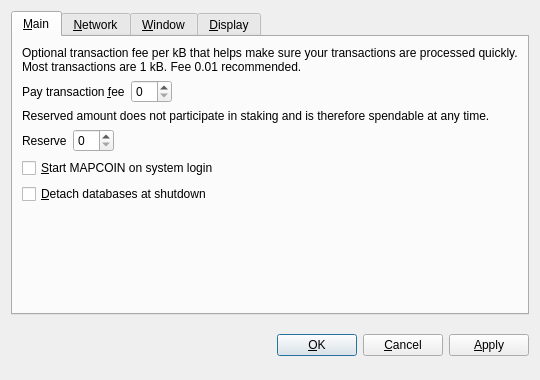
<?xml version="1.0" encoding="UTF-8"?>
<ui version="4.0">
 <class>OptionsDialog</class>
 <widget class="QDialog" name="OptionsDialog">
  <property name="geometry">
   <rect>
    <x>0</x>
    <y>0</y>
    <width>540</width>
    <height>380</height>
   </rect>
  </property>
  <property name="windowTitle">
   <string>Options</string>
  </property>
  <property name="modal">
   <bool>true</bool>
  </property>
  <layout class="QVBoxLayout" name="verticalLayout">
   <item>
    <widget class="QTabWidget" name="tabWidget">
     <property name="tabPosition">
      <enum>QTabWidget::North</enum>
     </property>
     <property name="currentIndex">
      <number>0</number>
     </property>
     <widget class="QWidget" name="tabMain">
      <attribute name="title">
       <string>&amp;Main</string>
      </attribute>
      <layout class="QVBoxLayout" name="verticalLayout_Main">
       <item>
        <widget class="QLabel" name="transactionFeeInfoLabel">
         <property name="text">
          <string>Optional transaction fee per kB that helps make sure your transactions are processed quickly. Most transactions are 1 kB. Fee 0.01 recommended.</string>
         </property>
         <property name="textFormat">
          <enum>Qt::PlainText</enum>
         </property>
         <property name="wordWrap">
          <bool>true</bool>
         </property>
        </widget>
       </item>
       <item>
        <layout class="QHBoxLayout" name="horizontalLayoutFee">
         <item>
          <widget class="QLabel" name="transactionFeeLabel">
           <property name="text">
            <string>Pay transaction &amp;fee</string>
           </property>
           <property name="textFormat">
            <enum>Qt::PlainText</enum>
           </property>
           <property name="buddy">
            <cstring>transactionFee</cstring>
           </property>
          </widget>
         </item>
         <item>
          <widget class="BitcoinAmountField" name="transactionFee"/>
         </item>
         <item>
          <spacer name="horizontalSpacerFee">
           <property name="orientation">
            <enum>Qt::Horizontal</enum>
           </property>
           <property name="sizeHint" stdset="0">
            <size>
             <width>40</width>
             <height>20</height>
            </size>
           </property>
          </spacer>
         </item>
        </layout>
       </item>
       <item>
        <widget class="QLabel" name="reserveBalanceInfoLabel">
         <property name="text">
          <string>Reserved amount does not participate in staking and is therefore spendable at any time.</string>
         </property>
         <property name="textFormat">
          <enum>Qt::PlainText</enum>
         </property>
         <property name="wordWrap">
          <bool>true</bool>
         </property>
        </widget>
       </item>
       <item>
        <layout class="QHBoxLayout" name="horizontalLayoutReserveBalance">
         <item>
          <widget class="QLabel" name="reserveBalanceLabel">
           <property name="text">
            <string>Reserve</string>
           </property>
           <property name="textFormat">
            <enum>Qt::PlainText</enum>
           </property>
           <property name="buddy">
            <cstring>reserveBalance</cstring>
           </property>
          </widget>
         </item>
         <item>
          <widget class="BitcoinAmountField" name="reserveBalance"/>
         </item>
         <item>
          <spacer name="horizontalSpacerReserveBalance">
           <property name="orientation">
            <enum>Qt::Horizontal</enum>
           </property>
           <property name="sizeHint" stdset="0">
            <size>
             <width>40</width>
             <height>20</height>
            </size>
           </property>
          </spacer>
         </item>
        </layout>
       </item>
       <item>
        <widget class="QCheckBox" name="bitcoinAtStartup">
         <property name="toolTip">
          <string>Automatically start MAPCOIN after logging in to the system.</string>
         </property>
         <property name="text">
          <string>&amp;Start MAPCOIN on system login</string>
         </property>
        </widget>
       </item>
       <item>
        <widget class="QCheckBox" name="detachDatabases">
         <property name="toolTip">
          <string>Detach block and address databases at shutdown. This means they can be moved to another data directory, but it slows down shutdown. The wallet is always detached.</string>
         </property>
         <property name="text">
          <string>&amp;Detach databases at shutdown</string>
         </property>
        </widget>
       </item>
       <item>
        <spacer name="verticalSpacer_Main">
         <property name="orientation">
          <enum>Qt::Vertical</enum>
         </property>
         <property name="sizeHint" stdset="0">
          <size>
           <width>20</width>
           <height>40</height>
          </size>
         </property>
        </spacer>
       </item>
      </layout>
     </widget>
     <widget class="QWidget" name="tabNetwork">
      <attribute name="title">
       <string>&amp;Network</string>
      </attribute>
      <layout class="QVBoxLayout" name="verticalLayout_Network">
       <item>
        <widget class="QCheckBox" name="mapPortUpnp">
         <property name="toolTip">
          <string>Automatically open the MAPCOIN client port on the router. This only works when your router supports UPnP and it is enabled.</string>
         </property>
         <property name="text">
          <string>Map port using &amp;UPnP</string>
         </property>
        </widget>
       </item>
       <item>
        <widget class="QCheckBox" name="connectSocks">
         <property name="toolTip">
          <string>Connect to the MAPCOIN network through a SOCKS proxy (e.g. when connecting through Tor).</string>
         </property>
         <property name="text">
          <string>&amp;Connect through SOCKS proxy:</string>
         </property>
        </widget>
       </item>
       <item>
        <layout class="QHBoxLayout" name="horizontalLayout_Network">
         <item>
          <widget class="QLabel" name="proxyIpLabel">
           <property name="text">
            <string>Proxy &amp;IP:</string>
           </property>
           <property name="textFormat">
            <enum>Qt::PlainText</enum>
           </property>
           <property name="buddy">
            <cstring>proxyIp</cstring>
           </property>
          </widget>
         </item>
         <item>
          <widget class="QValidatedLineEdit" name="proxyIp">
           <property name="maximumSize">
            <size>
             <width>140</width>
             <height>16777215</height>
            </size>
           </property>
           <property name="toolTip">
            <string>IP address of the proxy (e.g. 127.0.0.1)</string>
           </property>
          </widget>
         </item>
         <item>
          <widget class="QLabel" name="proxyPortLabel">
           <property name="text">
            <string>&amp;Port:</string>
           </property>
           <property name="textFormat">
            <enum>Qt::PlainText</enum>
           </property>
           <property name="buddy">
            <cstring>proxyPort</cstring>
           </property>
          </widget>
         </item>
         <item>
          <widget class="QLineEdit" name="proxyPort">
           <property name="maximumSize">
            <size>
             <width>55</width>
             <height>16777215</height>
            </size>
           </property>
           <property name="toolTip">
            <string>Port of the proxy (e.g. 9050)</string>
           </property>
          </widget>
         </item>
         <item>
          <widget class="QLabel" name="socksVersionLabel">
           <property name="text">
            <string>SOCKS &amp;Version:</string>
           </property>
           <property name="textFormat">
            <enum>Qt::PlainText</enum>
           </property>
           <property name="buddy">
            <cstring>socksVersion</cstring>
           </property>
          </widget>
         </item>
         <item>
          <widget class="QValueComboBox" name="socksVersion">
           <property name="toolTip">
            <string>SOCKS version of the proxy (e.g. 5)</string>
           </property>
          </widget>
         </item>
         <item>
          <spacer name="horizontalSpacer_Network">
           <property name="orientation">
            <enum>Qt::Horizontal</enum>
           </property>
           <property name="sizeHint" stdset="0">
            <size>
             <width>40</width>
             <height>20</height>
            </size>
           </property>
          </spacer>
         </item>
        </layout>
       </item>
       <item>
        <spacer name="verticalSpacer_Network">
         <property name="orientation">
          <enum>Qt::Vertical</enum>
         </property>
         <property name="sizeHint" stdset="0">
          <size>
           <width>20</width>
           <height>40</height>
          </size>
         </property>
        </spacer>
       </item>
      </layout>
     </widget>
     <widget class="QWidget" name="tabWindow">
      <attribute name="title">
       <string>&amp;Window</string>
      </attribute>
      <layout class="QVBoxLayout" name="verticalLayout_Window">
       <item>
        <widget class="QCheckBox" name="minimizeToTray">
         <property name="toolTip">
          <string>Show only a tray icon after minimizing the window.</string>
         </property>
         <property name="text">
          <string>&amp;Minimize to the tray instead of the taskbar</string>
         </property>
        </widget>
       </item>
       <item>
        <widget class="QCheckBox" name="minimizeOnClose">
         <property name="toolTip">
          <string>Minimize instead of exit the application when the window is closed. When this option is enabled, the application will be closed only after selecting Quit in the menu.</string>
         </property>
         <property name="text">
          <string>M&amp;inimize on close</string>
         </property>
        </widget>
       </item>
       <item>
        <spacer name="verticalSpacer_Window">
         <property name="orientation">
          <enum>Qt::Vertical</enum>
         </property>
         <property name="sizeHint" stdset="0">
          <size>
           <width>20</width>
           <height>40</height>
          </size>
         </property>
        </spacer>
       </item>
      </layout>
     </widget>
     <widget class="QWidget" name="tabDisplay">
      <attribute name="title">
       <string>&amp;Display</string>
      </attribute>
      <layout class="QVBoxLayout" name="verticalLayout_Display">
       <item>
        <layout class="QHBoxLayout" name="horizontalLayout_1_Display">
         <item>
          <widget class="QLabel" name="langLabel">
           <property name="text">
            <string>User Interface &amp;language:</string>
           </property>
           <property name="textFormat">
            <enum>Qt::PlainText</enum>
           </property>
           <property name="buddy">
            <cstring>lang</cstring>
           </property>
          </widget>
         </item>
         <item>
          <widget class="QValueComboBox" name="lang">
           <property name="toolTip">
            <string>The user interface language can be set here. This setting will take effect after restarting MAPCOIN.</string>
           </property>
          </widget>
         </item>
        </layout>
       </item>
       <item>
        <layout class="QHBoxLayout" name="horizontalLayout_2_Display">
         <item>
          <widget class="QLabel" name="unitLabel">
           <property name="text">
            <string>&amp;Unit to show amounts in:</string>
           </property>
           <property name="textFormat">
            <enum>Qt::PlainText</enum>
           </property>
           <property name="buddy">
            <cstring>unit</cstring>
           </property>
          </widget>
         </item>
         <item>
          <widget class="QValueComboBox" name="unit">
           <property name="toolTip">
            <string>Choose the default subdivision unit to show in the interface and when sending coins.</string>
           </property>
          </widget>
         </item>
        </layout>
       </item>
       <item>
        <widget class="QCheckBox" name="displayAddresses">
         <property name="toolTip">
          <string>Whether to show MAPCOIN addresses in the transaction list or not.</string>
         </property>
         <property name="text">
          <string>&amp;Display addresses in transaction list</string>
         </property>
        </widget>
       </item>
       <item>
        <widget class="QCheckBox" name="coinControlFeatures">
         <property name="toolTip">
          <string>Whether to show coin control features or not.</string>
         </property>
         <property name="text">
          <string>Display coin &amp;control features (experts only!)</string>
         </property>
        </widget>
       </item>
       <item>
        <spacer name="verticalSpacer_Display">
         <property name="orientation">
          <enum>Qt::Vertical</enum>
         </property>
         <property name="sizeHint" stdset="0">
          <size>
           <width>20</width>
           <height>40</height>
          </size>
         </property>
        </spacer>
       </item>
      </layout>
     </widget>
    </widget>
   </item>
   <item>
    <layout class="QHBoxLayout" name="horizontalLayout_Buttons">
     <item>
      <spacer name="horizontalSpacer_1">
       <property name="orientation">
        <enum>Qt::Horizontal</enum>
       </property>
       <property name="sizeHint" stdset="0">
        <size>
         <width>40</width>
         <height>48</height>
        </size>
       </property>
      </spacer>
     </item>
     <item>
      <widget class="QLabel" name="statusLabel">
       <property name="font">
        <font>
         <weight>75</weight>
         <bold>true</bold>
        </font>
       </property>
       <property name="text">
        <string/>
       </property>
       <property name="textFormat">
        <enum>Qt::PlainText</enum>
       </property>
       <property name="wordWrap">
        <bool>true</bool>
       </property>
      </widget>
     </item>
     <item>
      <spacer name="horizontalSpacer_2">
       <property name="orientation">
        <enum>Qt::Horizontal</enum>
       </property>
       <property name="sizeHint" stdset="0">
        <size>
         <width>40</width>
         <height>48</height>
        </size>
       </property>
      </spacer>
     </item>
     <item>
      <widget class="QPushButton" name="okButton">
       <property name="text">
        <string>&amp;OK</string>
       </property>
      </widget>
     </item>
     <item>
      <widget class="QPushButton" name="cancelButton">
       <property name="text">
        <string>&amp;Cancel</string>
       </property>
       <property name="autoDefault">
        <bool>false</bool>
       </property>
      </widget>
     </item>
     <item>
      <widget class="QPushButton" name="applyButton">
       <property name="text">
        <string>&amp;Apply</string>
       </property>
       <property name="autoDefault">
        <bool>false</bool>
       </property>
      </widget>
     </item>
    </layout>
   </item>
  </layout>
 </widget>
 <customwidgets>
  <customwidget>
   <class>BitcoinAmountField</class>
   <extends>QSpinBox</extends>
   <header>bitcoinamountfield.h</header>
  </customwidget>
  <customwidget>
   <class>QValueComboBox</class>
   <extends>QComboBox</extends>
   <header>qvaluecombobox.h</header>
  </customwidget>
  <customwidget>
   <class>QValidatedLineEdit</class>
   <extends>QLineEdit</extends>
   <header>qvalidatedlineedit.h</header>
  </customwidget>
 </customwidgets>
 <resources/>
 <connections/>
</ui>
